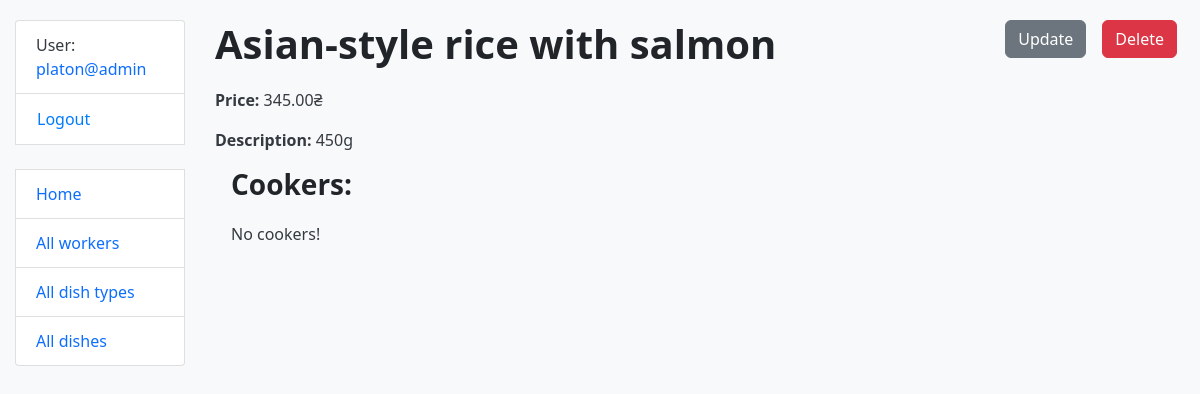
The app's page /dish/23/ (signed in) with its own data.
### restaurant/models.py (models this page shows, shortened)
class Cook(AbstractUser):
    years_of_experience = models.IntegerField(null=True, blank=True)
    def get_absolute_url(self):
        return reverse("restaurant:cook-detail", kwargs={"pk": self.pk})

class Dish(models.Model):
    name = models.CharField(max_length=255, unique=True)
    description = models.TextField()
    price = models.DecimalField(max_digits=8, decimal_places=2)
    dish_type = models.ForeignKey(DishType, on_delete=models.CASCADE, related_name="dishes")
    cooks = models.ManyToManyField(Cook, related_name="dishes")
    class Meta:
        ordering = ["name"]

### restaurant/views.py (the view)
# urls.py: path("dish/<int:pk>/", DishDetailView.as_view(), name="dish-detail"),
class DishDetailView(LoginRequiredMixin, generic.DetailView):
    model = Dish

### templates/restaurant/dish_detail.html
{% extends "base.html" %}
{% block content %}
  <h1>
    {{ dish.name }}
    <a class="btn btn-danger link-to-page" href={% url "restaurant:dish-delete" pk=dish.id%}>Delete</a>
    <a class="btn btn-secondary link-to-page" href={% url "restaurant:dish-update" pk=dish.id%}>Update</a>
  </h1>
  <p><strong>Price: </strong>{{ dish.price }}₴</p>
  <p><strong>Description: </strong>{{ dish.description }}</p>
  <div class="ml-3">
    <h3>Cookers:</h3>
    {% for cook in dish.cooks.all %}
      <hr>
      <p class="text-muted">ID: {{ cook.id }}</p>
      <p><strong>{{ cook.first_name }} {{ cook.last_name }}</strong><br> Years of experience: {{ cook.years_of_experience }}</p>
    {% empty %}
      <p>No cookers!</p>
    {% endfor %}
  </div>
{% endblock %}

### templates/includes/sidebar.html (shortened to what this page needs)
<ul class="sidebar-nav list-group">
  {% if user.is_authenticated %}
    <li class="list-group-item">User: <a href="{{ user.get_absolute_url }}">{{ user.get_username }}</a></li>
    <li class="list-group-item">
      <form method="post" action="{% url 'logout' %}" style="display:inline;">
        <button type="submit" class="btn btn-link p-0 m-0 align-baseline">Logout</button>
      </form>
    </li>
  {% else %}
    <li class="list-group-item"><a href="{% url 'login'%}?next={{request.path}}">Login</a></li>
  {% endif %}
  <br>
  <li class="list-group-item"><a href="{% url 'restaurant:index' %}">Home</a></li>
  <li class="list-group-item"><a href="{% url 'restaurant:cook-list' %}">All workers</a></li>
  <li class="list-group-item"><a href="{% url 'restaurant:dishtype-list' %}">All dish types</a></li>
  <li class="list-group-item"><a href="{% url 'restaurant:dish-list' %}">All dishes</a></li>
</ul>

### static/css/styles.css (style rules this page uses)
body { background-color: #f8f9fa; margin-top: 20px; font-family: "Segoe UI", Arial, sans-serif; color: #343a40; }
h1, h2, h3 { font-weight: 600; margin-bottom: 20px; color: #212529; }
.link-to-page { float: right; margin-left: 8px; margin-right: 8px; border-radius: 6px; transition: 0.2s; }
a { text-decoration: none; color: #0d6efd; }

### records on screen
Cook: get_username "platon@admin"
Dish: name "Asian-style rice with salmon", price "345.00", description "450g"
